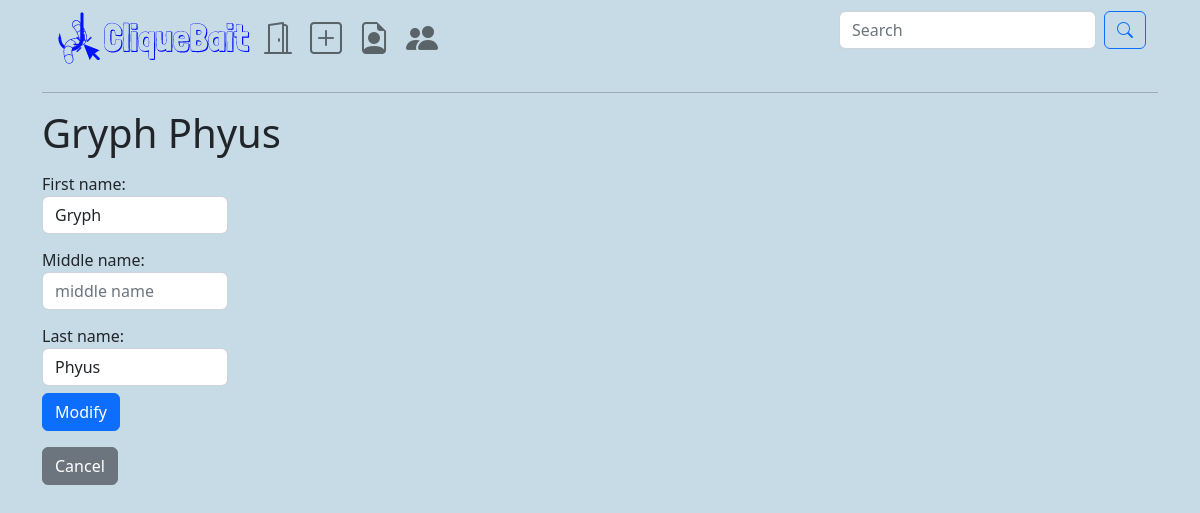
The page /Profile/edit (signed in) on the database as committed earlier.
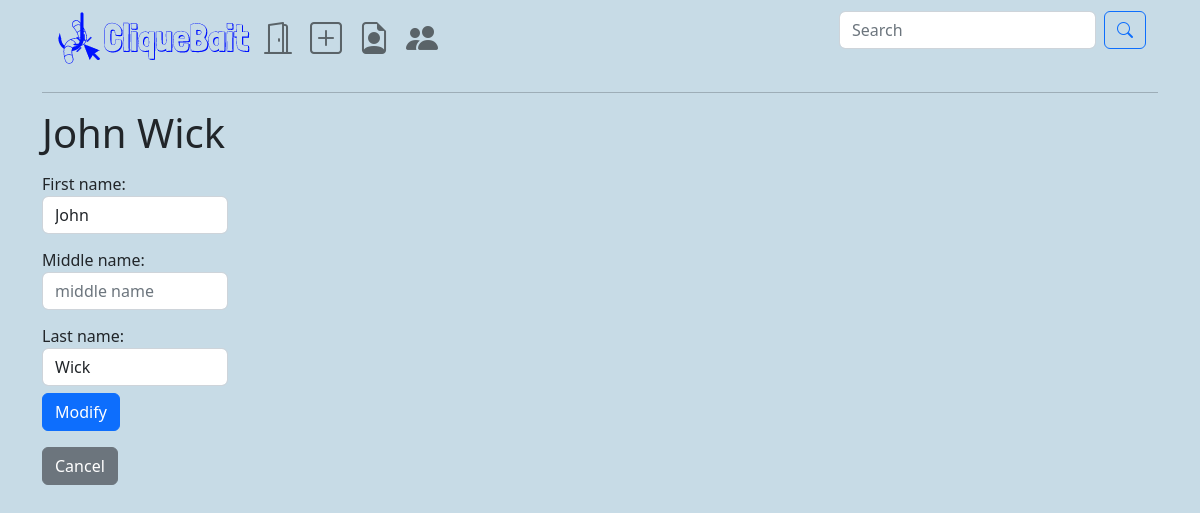
The same page on the database as committed later.
### tables this page shows
CREATE TABLE `profile` (
  `profile_id` int(11) NOT NULL,
  `first_name` varchar(50) NOT NULL,
  `middle_name` varchar(50) NOT NULL,
  `last_name` varchar(50) NOT NULL
);

### app/core/Controller.php (called while the page is built, shortened)
<?php
class Controller{
	public function view($name, $data = []){
		include('app/views/' . $name . '.php');
	}
}

### app/core/App.php (called while the page is built, shortened)
<?php
class App{
	private $method = 'index';
	public function __construct(){
		$url = $this->parseUrl($_GET['url'] ?? '');
		if(isset($url[0])){
			unset($url[0]);
		}
		$this->controller = new $this->controller;
		if(isset($url[1]) && method_exists($this->controller, $url[1])){
			$this->method = $url[1];
			unset($url[1]);
		}
		$params = $url ? array_values($url) : [];
		call_user_func_array([ $this->controller, $this->method ], $params);
	}
	public static function parseUrl(){
		if(isset($_GET['url'])){
			return explode('/',
				filter_var(
					rtrim($_GET['url'], '/'))
				,FILTER_SANITIZE_URL);
		}
	}
}

### index.php (called while the page is built, shortened)
<?php
new app\core\App;

### app/core/Model.php (called while the page is built, shortened)
<?php
class Model{
	public function __construct(){
		$host = 'localhost';
		$dbname = 'cliquebait';
		$user = 'root';
		$pass = '';
		try {
			$this->connection = new \PDO("mysql:host=$host;dbname=$dbname", $user, $pass);
		}
		catch(PDOException $e) {
			echo $e->getMessage();
		}
	}
}

### app/models/Profile.php (called while the page is built, shortened)
<?php
class Profile extends \app\core\Model{
	public function __toString(){
		return "$this->first_name $this->middle_name $this->last_name";
	}
	public function get($profile_id){
		$SQL = "SELECT * FROM profile WHERE profile_id=:profile_id";
		$STH = $this->connection->prepare($SQL);
		$STH->execute(['profile_id'=>$profile_id]);
		$STH->setFetchMode(\PDO::FETCH_CLASS, 'app\models\Profile');
		return $STH->fetch();
	}
}

### app/views/Profile/edit.php (the view)
<?php $this->view('shared/header', 'CliqueBait'); ?>
<h1><?=$data ?></h1>
<form action='' method="post">
	<div class="form-group">
		<label class="col-sm-2 col-form-label">First name:<input class='form-control' type="text" name="first_name" placeholder="first name" value='<?=htmlspecialchars($data->first_name)?>'/></label>
	</div>
	<div class="form-group">
		<label class="col-sm-2 col-form-label">Middle name:<input class='form-control' type="text" name="middle_name" placeholder="middle name" value='<?=htmlspecialchars($data->middle_name)?>'/></label>
	</div>
	<div class="form-group">
		<label class="col-sm-2 col-form-label">Last name:<input class='form-control' type="text" name="last_name" placeholder="last name" value='<?=htmlspecialchars($data->last_name)?>'/></label>
	</div>
	<input type='submit' name='action' value="Modify" class='btn btn-primary' />
</form>
<a href='/Profile/' class='btn btn-secondary'>Cancel</a>
<?php $this->view('shared/footer'); ?>

### app/controllers/Profile.php (shortened to what this page needs)
<?php
class Profile extends \app\core\Controller{
	#[\app\filters\Login]
	#[\app\filters\Profile]
	public function edit(){
		$profile = new \app\models\Profile();
		$profile = $profile->get($_SESSION['profile_id']);
		if(isset($_POST['action'])){
			$profile->first_name = $_POST['first_name'];
			$profile->middle_name = $_POST['middle_name'];
			$profile->last_name = $_POST['last_name'];
			$profile->update();
			header('location:/Profile/index');
		}else{
			$this->view('Profile/edit', $profile);
		}
	}
}

### app/views/shared/header.php (shortened to what this page needs)
<html>
<head>
<link href="https://cdn.jsdelivr.net/npm/bootstrap@5.2.0/dist/css/bootstrap.min.css" rel="stylesheet">
<link rel="stylesheet" href="https://cdn.jsdelivr.net/npm/bootstrap-icons@1.9.1/font/bootstrap-icons.css">
</head>
<body style="background-color: #c7dbe6;">
	<div class='container'>
		<nav class="navbar navbar-expand-lg" style="background-color: #c7dbe6;">
		    <div class="container-fluid">
		      <a href='/Main/index'><img src="/images/cliquebait.png" style="max-width: 200px;" /></a>
		      <div class="collapse navbar-collapse" id="navbarColor03">
		        <ul class="navbar-nav me-auto mb-2 mb-lg-0">
		        	<li>
				      	<?php if (!isset($_SESSION['user_id'])) {?>
				      		<a class="nav-link" href="/User/index"><i style="font-size: 2rem;" class='bi-door-closed' title="Log in"></i></a>
				      	<?php } else { ?>
				      		<a class="nav-link" href="/User/logout"><i style="font-size: 2rem;" class='bi-door-open' title='Log out'></i></a>
				      	<?php }
				      	?>
		      		</li>
		          <li class="nav-item">
		            <a class="nav-link" href='/Publication/create'><i style="font-size: 2rem;" class='bi-plus-square' title='New publication'></i></a>
		          </li>
		          <li class="nav-item">
		            <a class="nav-link" href='/Profile/index'><i style="font-size: 2rem;" class='bi-file-earmark-person' title='My Profile'></i></a>
		          </li>
		          <li class="nav-item">
		            <a class="nav-link" href='/Follow/index'><i style="font-size: 2rem;" class='bi-people-fill' title='Followed'></i></a>
		          </li>
		        </ul>
		        <?php
		        $url = $_SERVER['REQUEST_URI'];
		        $regEx = "/^\/Follow\/(index||search).*$/";
		        if(isset($_SESSION['profile_id']) && preg_match($regEx, $url) == 1){ ?>
		        	<form class="d-flex" action="/Follow/search" method="get" role="search">
			          <input class="form-control me-2" type="search" name='search_term' placeholder="Search Following" aria-label="Search">
			          <button class="btn btn-outline-primary" type="submit" value="search">
			          	<i class="bi-search"></i>
			          </button>
			        </form>
		        <?php } else{ ?>
		        	<form class="d-flex" action="/Main/search" method="get" role="search">
			          <input class="form-control me-2" type="search" name='search_term' placeholder="Search" aria-label="Search">
			          <button class="btn btn-outline-primary" type="submit" value="search">
			          	<i class="bi-search"></i>
			          </button>
			        </form>
		        <?php } ?>
		      </div>
		    </div>
		</nav>
		<hr>

Rows that differ between the two databases and show on the page:
changed profile: data "Gryph Phyus" → "John Wick"; first_name "Gryph" → "John"; last_name "Phyus" → "Wick"
